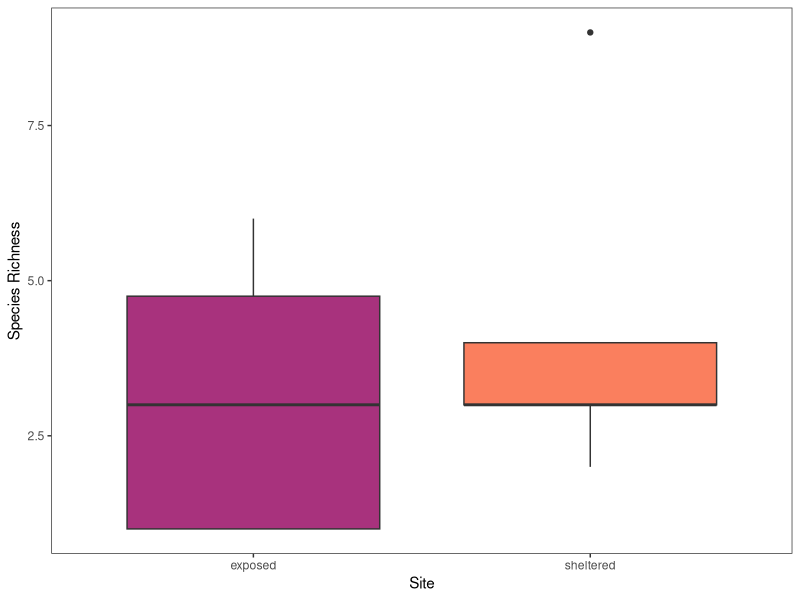
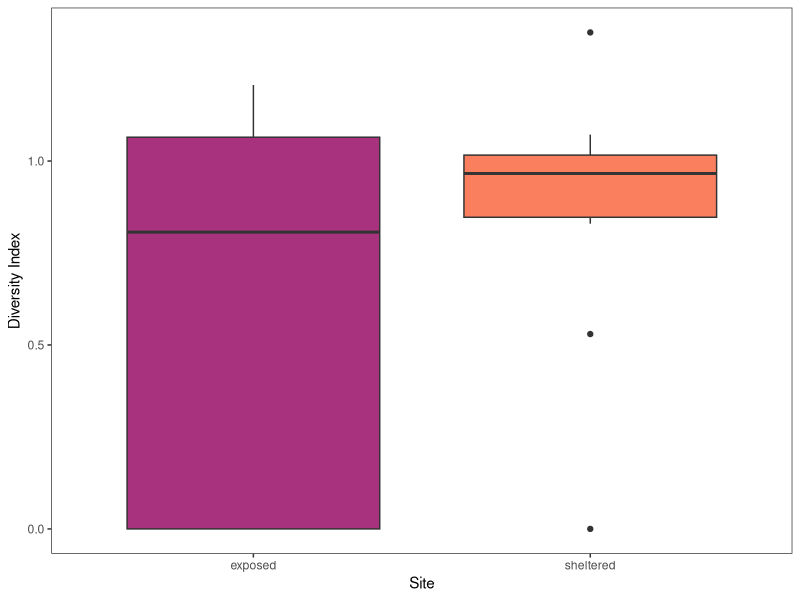
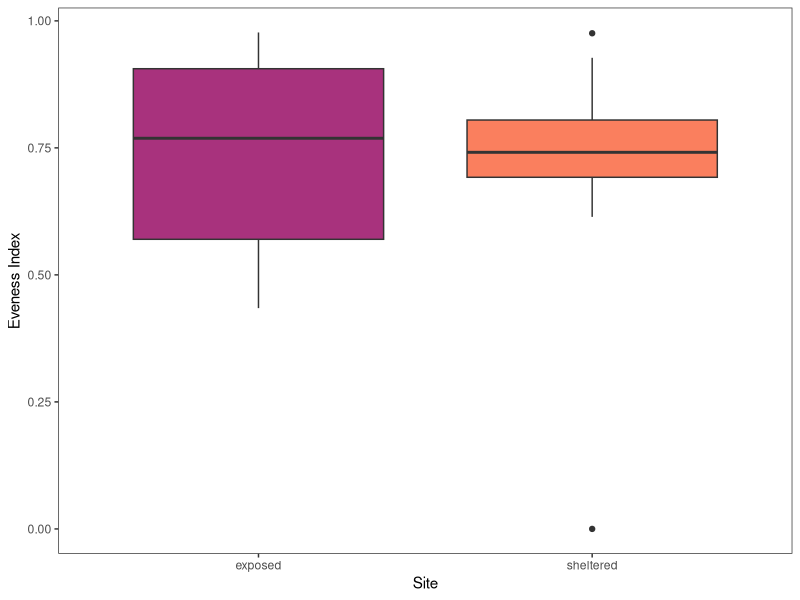

R code for these plots, in order:
## ---- chunk 1
library(vegan)
library(scales)
library(viridis)
library(tidyverse)
## ---- chunk 2
data <- read.csv("data-entry-final.csv")

# Manipulating the data

data_analysis <- data %>% 
  select(-c(abiotic_hab, biotic_hab)) %>% 
  mutate(quadrat = as.factor(quadrat)) %>% 
  group_by(vertical_transect, quadrat, species)%>%
  mutate(n_per_quadrat = sum(n)*10) %>%
  mutate(site = ifelse(vertical_transect %in% c(1,2,3), "sheltered", "exposed")) %>% 
  select(-c(n,square)) %>% 
  na.omit %>%
  distinct() %>%
  group_by(vertical_transect, quadrat) %>%
  mutate(pi_quadrat = n_per_quadrat / sum(n_per_quadrat)) %>% 
  mutate(pi_log = log(pi_quadrat)) %>% 
  mutate(pi_times_pi_log = -(pi_quadrat * pi_log)) %>% 
  select(-c(pi_quadrat, pi_log))

# Diversity calculation

shannon_diversity <- data_analysis %>% 
  group_by(vertical_transect, quadrat) %>%
  summarize(sum(pi_times_pi_log, na.rm = FALSE)) %>%
  rename("shannon_div" = "sum(pi_times_pi_log, na.rm = FALSE)") %>%
  mutate(site = ifelse(vertical_transect %in% c(1,2,3), "sheltered", "exposed"))

# Richness calculation

quad_richness <- data %>%
  drop_na(n) %>%
  group_by(vertical_transect,quadrat) %>%
  summarize(richness = length(unique(species))) %>%
  mutate(site = ifelse(vertical_transect %in% c(1,2,3), "sheltered", "exposed"))

# Evenness calculation

shannon_evenness <- shannon_diversity %>% 
  cbind(richness = quad_richness$richness) %>% 
  mutate(H_max = log(richness)) %>% #COLE: google says in r, log is ln??? can I use log then?
  mutate(evenness = shannon_div/H_max)

## ---- chunk 3
richness_plot <- ggplot(data = quad_richness) +
  geom_boxplot(aes(x = site, y = richness, fill = site)) +
  labs(x = "Site", y = "Species Richness")+
  theme_test()+
  theme(legend.position = 'none')+
  scale_fill_manual(values = c('#A8327DFF', '#FA7F5EFF'))

richness_plot # COLE: how to export?
## ---- chunk 4
shannon_diversity_plot <- ggplot(data = shannon_diversity) +
  geom_boxplot(aes(x = site, y = shannon_div, fill = site)) +
  labs(x = "Site", y = "Diversity Index")+
  theme_test()+
  theme(legend.position = 'none')+
  scale_fill_manual(values = c('#A8327DFF', '#FA7F5EFF'))

shannon_diversity_plot
## ---- chunk 5
shannon_evenness_plot <- ggplot(data = shannon_evenness) +
  geom_boxplot(aes(x = site, y = evenness, fill = site)) +
  labs(x = "Site", y = "Eveness Index")+
  theme_test()+
  theme(legend.position = 'none')+
  scale_fill_manual(values = c('#A8327DFF', '#FA7F5EFF'))

shannon_evenness_plot
